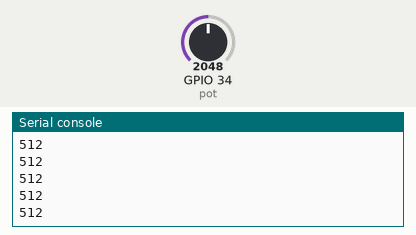
Bench run of a program on a simulated ESP32 board running MicroPython. Parts: the last lines printed to the serial console. Inputs (shaded band) come from the test bench; at power-on: GPIO 34 (pot) = 2048 (analog values on the 0–4095 scale).

Above: at 1.2 s.
1.3 s: GPIO 34 (pot) set to 2866
At 1.31 s:
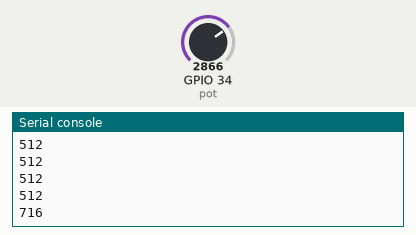
2.8 s: GPIO 34 (pot) set to 3603
At 2.81 s:
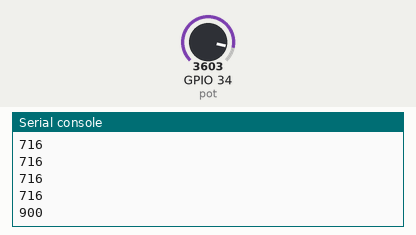
Timing chart, 0 to 5.8 s (numbered marks = the images above; inputs shaded):
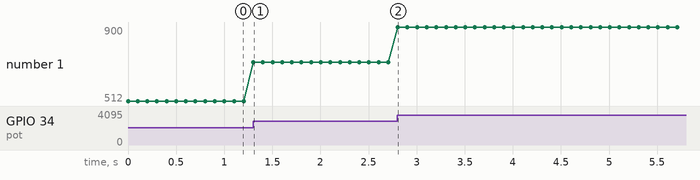

The program:

ky038simple.py
```python
from machine import Pin, ADC
from time import sleep

#Configure ADC for ESP32
pot = ADC(Pin(34))
pot.width(ADC.WIDTH_10BIT)
pot.atten(ADC.ATTN_6DB)

while True:

  pot_value = pot.read()
  print(pot_value)

  sleep(0.1)
```

Measured:
- after the input at 1.3 s, the serial console: prints a new line at once (image 1)
- after the input at 2.8 s, the serial console: prints a new line at once (image 2)
- plotted number 1: 512 → 716 after the input at 1.3 s, 716 → 900 after the input at 2.8 s
